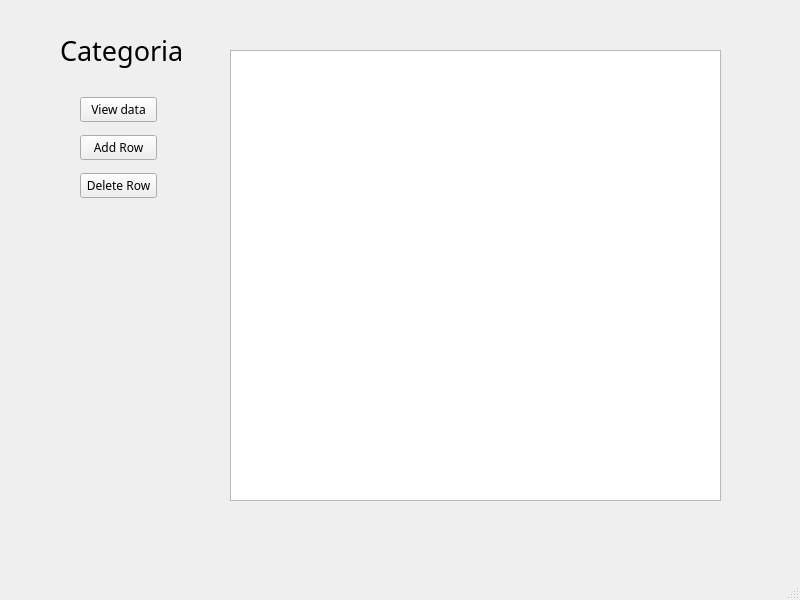
<?xml version="1.0" encoding="UTF-8"?>
<ui version="4.0">
 <class>MainWindow</class>
 <widget class="QMainWindow" name="MainWindow">
  <property name="geometry">
   <rect>
    <x>0</x>
    <y>0</y>
    <width>800</width>
    <height>600</height>
   </rect>
  </property>
  <property name="windowTitle">
   <string>MainWindow</string>
  </property>
  <widget class="QWidget" name="centralwidget">
   <widget class="QLabel" name="label">
    <property name="geometry">
     <rect>
      <x>60</x>
      <y>30</y>
      <width>141</width>
      <height>41</height>
     </rect>
    </property>
    <property name="font">
     <font>
      <family>Century Gothic</family>
      <pointsize>20</pointsize>
     </font>
    </property>
    <property name="text">
     <string>Categoria</string>
    </property>
   </widget>
   <widget class="QTableView" name="tableView">
    <property name="geometry">
     <rect>
      <x>230</x>
      <y>50</y>
      <width>491</width>
      <height>451</height>
     </rect>
    </property>
   </widget>
   <widget class="QWidget" name="">
    <property name="geometry">
     <rect>
      <x>80</x>
      <y>90</y>
      <width>77</width>
      <height>116</height>
     </rect>
    </property>
    <layout class="QVBoxLayout" name="verticalLayout">
     <item>
      <widget class="QPushButton" name="pushButton_viewdata">
       <property name="font">
        <font>
         <family>Century Gothic</family>
        </font>
       </property>
       <property name="text">
        <string>View data</string>
       </property>
      </widget>
     </item>
     <item>
      <widget class="QPushButton" name="pushButton_addRow">
       <property name="font">
        <font>
         <family>Century Gothic</family>
        </font>
       </property>
       <property name="text">
        <string>Add Row</string>
       </property>
      </widget>
     </item>
     <item>
      <widget class="QPushButton" name="pushButton_deleteRow">
       <property name="font">
        <font>
         <family>Century Gothic</family>
        </font>
       </property>
       <property name="text">
        <string>Delete Row</string>
       </property>
      </widget>
     </item>
    </layout>
   </widget>
  </widget>
  <widget class="QMenuBar" name="menubar">
   <property name="geometry">
    <rect>
     <x>0</x>
     <y>0</y>
     <width>800</width>
     <height>21</height>
    </rect>
   </property>
  </widget>
  <widget class="QStatusBar" name="statusbar"/>
 </widget>
 <resources/>
 <connections/>
</ui>
